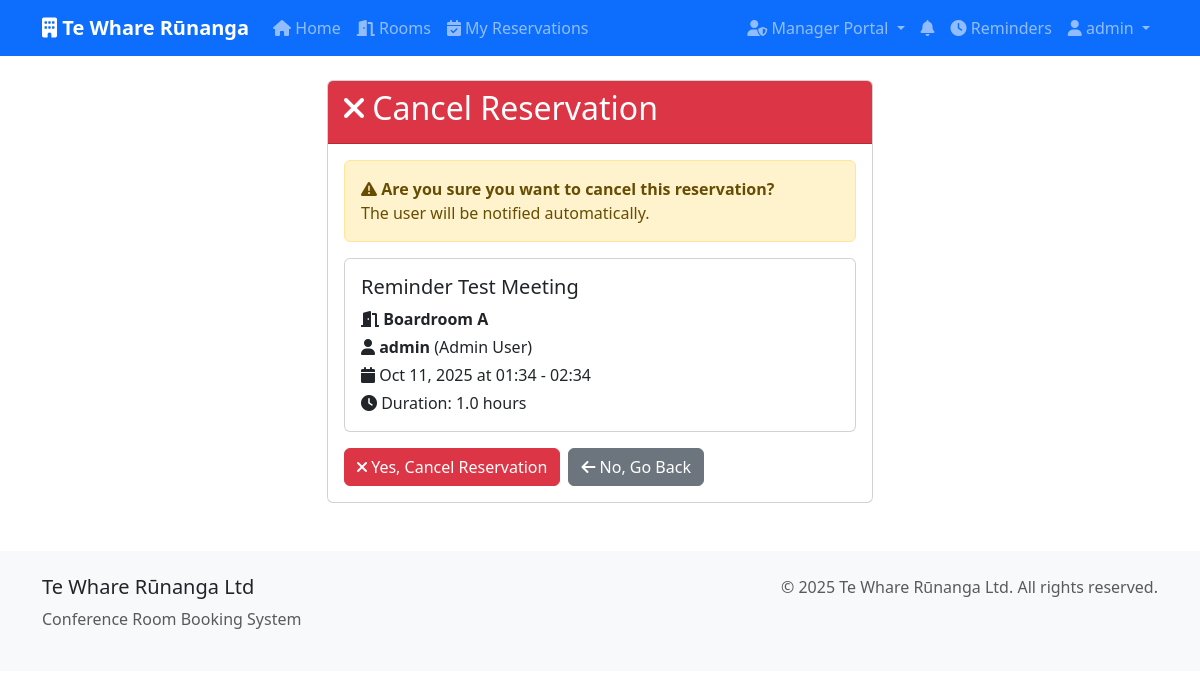
Page /manager/reservations/8/cancel/ (signed in) on the committed database.
### bookings/models.py (models this page shows, shortened)
class Reservation(models.Model):
    STATUS_CHOICES = [
        ('pending', 'Pending'),
        ('confirmed', 'Confirmed'),
        ('cancelled', 'Cancelled'),
        ('completed', 'Completed'),
    ]
    room = models.ForeignKey(Room, on_delete=models.CASCADE, related_name='reservations')
    user = models.ForeignKey(User, on_delete=models.CASCADE, related_name='reservations')
    title = models.CharField(max_length=200)
    description = models.TextField(blank=True)
    start_time = models.DateTimeField()
    end_time = models.DateTimeField()
    status = models.CharField(max_length=20, choices=STATUS_CHOICES, default='pending')
    created_at = models.DateTimeField(auto_now_add=True)
    updated_at = models.DateTimeField(auto_now=True)
    created_by_admin = models.BooleanField(default=False)
    class Meta:
        ordering = ['start_time']
    @property
    def duration(self):
        return (self.end_time - self.start_time).total_seconds() / 3600

class Room(models.Model):
    name = models.CharField(max_length=100, unique=True)
    capacity = models.PositiveIntegerField()
    description = models.TextField(blank=True)
    location = models.CharField(max_length=200)
    amenities = models.TextField(blank=True)
    is_active = models.BooleanField(default=True)
    created_at = models.DateTimeField(auto_now_add=True)
    updated_at = models.DateTimeField(auto_now=True)
    class Meta:
        ordering = ['name']

### bookings/views.py (the view, shortened to what this page needs)
# urls.py: path('manager/reservations/<int:reservation_id>/cancel/', views.admin_reservation_cancel, name='admin_reservation_cancel'),
@login_required
def admin_reservation_cancel(request, reservation_id):
    if not hasattr(request.user, 'profile') or not request.user.profile.is_admin:
        messages.error(request, 'Access denied. Admin privileges required.')
        return redirect('home')
    reservation = get_object_or_404(Reservation, id=reservation_id)
    return render(request, 'bookings/admin_reservation_cancel.html', {'reservation': reservation})

### bookings/context_processors.py (called while the page is built)
def notification_count(request):
    if request.user.is_authenticated:
        unread_count = Notification.objects.filter(
            user=request.user,
            is_read=False
        ).count()
        return {'unread_notifications_count': unread_count}
    return {'unread_notifications_count': 0}

### templates/bookings/admin_reservation_cancel.html (shortened to what this page needs)
{% extends 'bookings/base.html' %}
{% block content %}
<div class="row justify-content-center">
    <div class="col-md-6">
        <div class="card">
            <div class="card-header bg-danger text-white">
                <h2><i class="fas fa-times"></i> Cancel Reservation</h2>
            </div>
            <div class="card-body">
                <div class="alert alert-warning">
                    <i class="fas fa-exclamation-triangle"></i>
                    <strong>Are you sure you want to cancel this reservation?</strong>
                    <br>The user will be notified automatically.
                </div>
                <div class="card mb-3">
                    <div class="card-body">
                        <h5>{{ reservation.title }}</h5>
                        <p class="mb-1">
                            <i class="fas fa-door-open"></i> <strong>{{ reservation.room.name }}</strong>
                        </p>
                        <p class="mb-1">
                            <i class="fas fa-user"></i> <strong>{{ reservation.user.username }}</strong>
                            {% if reservation.user.get_full_name %}
                            ({{ reservation.user.get_full_name }})
                            {% endif %}
                        </p>
                        <p class="mb-1">
                            <i class="fas fa-calendar"></i>
                            {{ reservation.start_time|date:"M d, Y" }} at {{ reservation.start_time|time:"H:i" }} -
                            {{ reservation.end_time|time:"H:i" }}
                        </p>
                        <p class="mb-0">
                            <i class="fas fa-clock"></i> Duration: {{ reservation.duration|floatformat:1 }} hours
                        </p>
                    </div>
                </div>
                <form method="post">
                    <div class="d-flex gap-2">
                        <button type="submit" class="btn btn-danger">
                            <i class="fas fa-times"></i> Yes, Cancel Reservation
                        </button>
                        <a href="{% url 'admin_reservation_manage' %}" class="btn btn-secondary">
                            <i class="fas fa-arrow-left"></i> No, Go Back
                        </a>
                    </div>
                </form>
            </div>
        </div>
    </div>
</div>
{% endblock %}

### templates/bookings/base.html (shortened to what this page needs)
<!DOCTYPE html>
<html lang="en">
<head>
    <link href="https://cdn.jsdelivr.net/npm/bootstrap@5.3.0/dist/css/bootstrap.min.css" rel="stylesheet">
    <link href="https://cdnjs.cloudflare.com/ajax/libs/font-awesome/6.0.0/css/all.min.css" rel="stylesheet">
</head>
<body>
    <nav class="navbar navbar-expand-lg navbar-dark bg-primary">
        <div class="container">
            <a class="navbar-brand" href="{% url 'home' %}">
                <i class="fas fa-building"></i> Te Whare Rūnanga
            </a>
            <div class="collapse navbar-collapse" id="navbarNav">
                <ul class="navbar-nav me-auto">
                    <li class="nav-item">
                        <a class="nav-link" href="{% url 'home' %}">
                            <i class="fas fa-home"></i> Home
                        </a>
                    </li>
                    <li class="nav-item">
                        <a class="nav-link" href="{% url 'room_list' %}">
                            <i class="fas fa-door-open"></i> Rooms
                        </a>
                    </li>
                    {% if user.is_authenticated %}
                    <li class="nav-item">
                        <a class="nav-link" href="{% url 'reservation_list' %}">
                            <i class="fas fa-calendar-check"></i> My Reservations
                        </a>
                    </li>
                    {% endif %}
                </ul>
                <ul class="navbar-nav">
                    {% if user.is_authenticated %}
                        {% if user.profile.is_admin %}
                        <li class="nav-item dropdown">
                            <a class="nav-link dropdown-toggle" href="#" id="adminDropdown" role="button" data-bs-toggle="dropdown">
                                <i class="fas fa-user-shield"></i> Manager Portal
                            </a>
                        </li>
                        {% endif %}
                        <li class="nav-item">
                            <a class="nav-link notification-badge" href="{% url 'notifications' %}">
                                <i class="fas fa-bell"></i>
                            </a>
                        </li>
                        <li class="nav-item">
                            <a class="nav-link" href="{% url 'reminder_list' %}">
                                <i class="fas fa-clock"></i> Reminders
                            </a>
                        </li>
                        <li class="nav-item dropdown">
                            <a class="nav-link dropdown-toggle" href="#" id="userDropdown" role="button" data-bs-toggle="dropdown">
                                <i class="fas fa-user"></i> {{ user.username }}
                            </a>
                        </li>
                    {% endif %}
                </ul>
            </div>
        </div>
    </nav>
    <main class="container mt-4">
        {% block content %}{% endblock %}
    </main>
    <footer class="footer mt-5 py-4">
        <div class="container">
            <div class="row">
                <div class="col-md-6">
                    <h5>Te Whare Rūnanga Ltd</h5>
                    <p class="text-muted">Conference Room Booking System</p>
                </div>
                <div class="col-md-6 text-md-end">
                    <p class="text-muted">&copy; 2025 Te Whare Rūnanga Ltd. All rights reserved.</p>
                </div>
            </div>
        </div>
    </footer>
</body>
</html>

### templates/bookings/base.html (style rules this page uses)
.navbar-brand { font-weight: bold; }
.card { transition: transform 0.2s; }
.footer { background-color: #f8f9fa; margin-top: 50px; }
.notification-badge { position: relative; }

### rows in the picture
Reservation: title "Reminder Test Meeting", room.name "Boardroom A", user.username "admin", user.get_full_name "Admin User", start_time "Oct 11, 2025", start_time "01:34", end_time "02:34", duration "1.0"

### other values in the picture
{{ user.username }} "admin"
